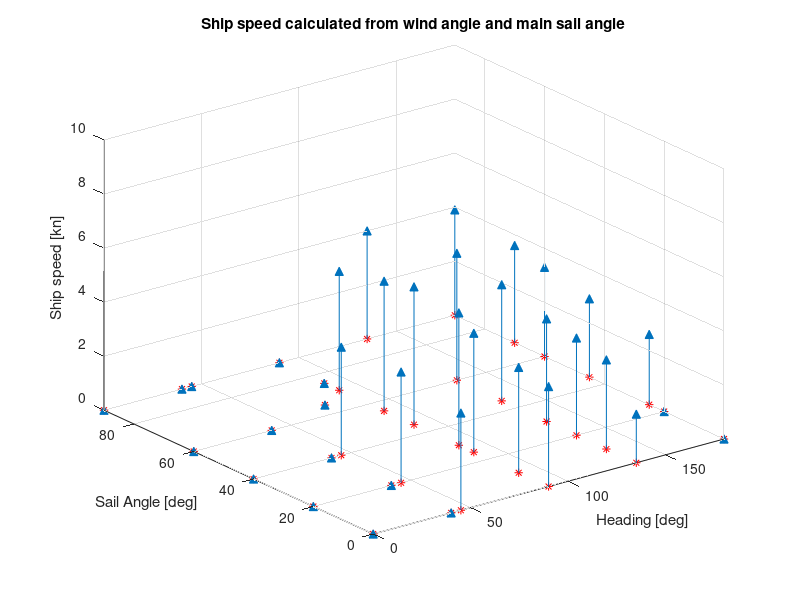
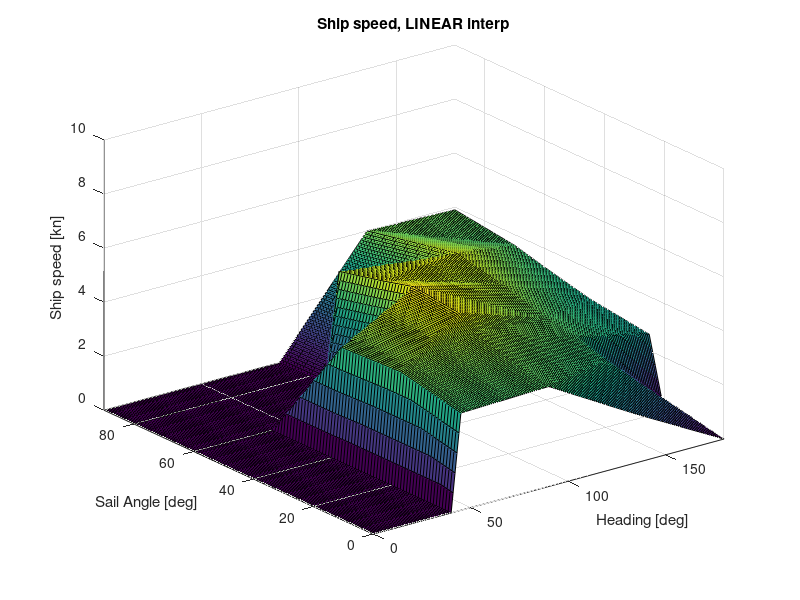

Source code (MATLAB) for these figures, in order: (Note: this script raises an error after producing the figures.)
close all
clear
clc

%scattered data interpolation


%heading
X = [
0
0
0
0
0

40
40
40
40
40

45
45
45
45
%45


90
90
90
90
90
90
90
90
90

135
135
135
135
135
135
135

180
180
180
180
180
180
180

75%fabios correction point
]

%segel winkel
Y = [
    0
    20
    40
    60
    90
    
    0
    20
    40
    60
    90


    0
    20
    40
    %45
    90
    
    
    0
    10
    25
    30
    45
    55
    70
    75
    90
    
  0
  10
  20
  30
  45    
  60
  90
  
  0
  20
  25
  45
  60
  70
  90
  
  65%fabios correction point
  ]   

   

%Z are ship speed in knots
Z = [
    0
    0
    0
    0
    0
    
    0
    0
    0
    0
    0

    3.6
    4.1
    4
    %0
    0
    
    3.7
    3.9
    4.4
    4.9
    5.1
    4.8
    4.4
    0
    0
    
    
    1.8
    3.3
    3.6
    3.8
    4.3
    4.7
    4
    
    0    
    0
    2.6
    2.9
    3.3
    3.6
    3.9
    
    0%fabios correction point
    ]
   
figure(1);
hold on
plot3(X, Y, zeros(length(X),1), '*r')
grid
title('Ship speed calculated from wind angle and main sail angle');
xlabel('Heading [deg]'), ylabel('Sail Angle [deg]'), zlabel('Ship speed [kn]')
axis([0, 180, 0, 90, 0, 10]);
stem3(X,Y,Z,'^','fill')
view(322.5, 30);
hold off

% figure(2);
% hold on
% t = delaunay(X,Y);
% trisurf(t,X,Y, Z, 'FaceColor', [0.6875 0.8750 0.8984], 'FaceAlpha',0.9);
% view(322.5, 30);
% grid
% title('Ship speed, DELAUNAY intep');
% xlabel('Heading [deg]'), ylabel('Sail Angle [deg]'), zlabel('Ship speed [kn]')
% axis([0, 180, 0, 90, 0, 10]);
% hold off


figure(3)
[xi, yi] = meshgrid(0:1:180, 0:1:90);
zi = griddata(X,Y,Z, xi,yi, 'linear');
surf(xi,yi,zi);
title('Ship speed, LINEAR interp');
xlabel('Heading [deg]'), ylabel('Sail Angle [deg]'), zlabel('Ship speed [kn]')
axis([0, 180, 0, 90, 0, 10]);


figure(4)
[xi, yi] = meshgrid(0:1:180, 0:1:90);
zi = griddata(X,Y,Z, xi,yi, 'cubic');
surf(xi,yi,zi);
title('Ship speed, CUBIC interp');
xlabel('Heading [deg]'), ylabel('Sail Angle [deg]'), zlabel('Ship speed [kn]')
axis([0, 180, 0, 90, 0, 10]);



figure(5)
[xi, yi] = meshgrid(0:1:180, 0:1:90);
zi = griddata(X, Y ,Z, xi,yi, 'cubic');
H = fspecial('gaussian',[11 11], 500);
zismu = imfilter(zi, H, 'replicate');
zismu = imfilter(zismu, H, 'replicate');
zismu = imfilter(zismu, H, 'replicate');
surf(xi,yi,zismu);
title('Ship speed, SMOOTHED CUBIC interp');
xlabel('Heading [deg]'), ylabel('Sail Angle [deg]'), zlabel('Ship speed [kn]')
axis([0, 180, 0, 90, 0, 10]);

